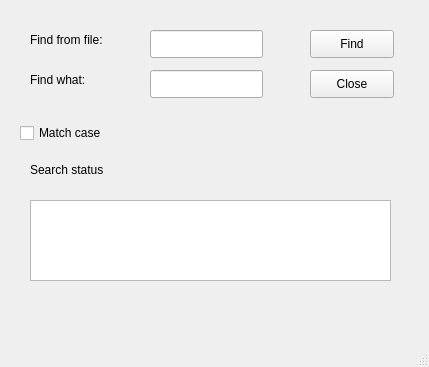
<?xml version="1.0" encoding="UTF-8"?>
<ui version="4.0">
 <class>MainWindow</class>
 <widget class="QMainWindow" name="MainWindow">
  <property name="geometry">
   <rect>
    <x>0</x>
    <y>0</y>
    <width>429</width>
    <height>367</height>
   </rect>
  </property>
  <property name="windowTitle">
   <string>MainWindow</string>
  </property>
  <widget class="QWidget" name="centralwidget">
   <widget class="QLabel" name="label">
    <property name="geometry">
     <rect>
      <x>30</x>
      <y>30</y>
      <width>101</width>
      <height>20</height>
     </rect>
    </property>
    <property name="text">
     <string>Find from file:</string>
    </property>
   </widget>
   <widget class="QLabel" name="label_2">
    <property name="geometry">
     <rect>
      <x>30</x>
      <y>70</y>
      <width>81</width>
      <height>20</height>
     </rect>
    </property>
    <property name="text">
     <string>Find what:</string>
    </property>
   </widget>
   <widget class="QLineEdit" name="fileLineEdit">
    <property name="geometry">
     <rect>
      <x>150</x>
      <y>30</y>
      <width>113</width>
      <height>28</height>
     </rect>
    </property>
   </widget>
   <widget class="QLineEdit" name="keyLineEdit">
    <property name="geometry">
     <rect>
      <x>150</x>
      <y>70</y>
      <width>113</width>
      <height>28</height>
     </rect>
    </property>
   </widget>
   <widget class="QPushButton" name="findPushButton">
    <property name="geometry">
     <rect>
      <x>310</x>
      <y>30</y>
      <width>84</width>
      <height>28</height>
     </rect>
    </property>
    <property name="text">
     <string>Find</string>
    </property>
   </widget>
   <widget class="QPushButton" name="closePushButton">
    <property name="geometry">
     <rect>
      <x>310</x>
      <y>70</y>
      <width>84</width>
      <height>28</height>
     </rect>
    </property>
    <property name="text">
     <string>Close</string>
    </property>
   </widget>
   <widget class="QCheckBox" name="matchCheckBox">
    <property name="geometry">
     <rect>
      <x>20</x>
      <y>120</y>
      <width>101</width>
      <height>26</height>
     </rect>
    </property>
    <property name="text">
     <string>Match case</string>
    </property>
   </widget>
   <widget class="QLabel" name="label_3">
    <property name="geometry">
     <rect>
      <x>30</x>
      <y>160</y>
      <width>101</width>
      <height>20</height>
     </rect>
    </property>
    <property name="text">
     <string>Search status</string>
    </property>
   </widget>
   <widget class="QTextBrowser" name="textBrowser">
    <property name="geometry">
     <rect>
      <x>30</x>
      <y>200</y>
      <width>361</width>
      <height>81</height>
     </rect>
    </property>
   </widget>
  </widget>
  <widget class="QMenuBar" name="menubar">
   <property name="geometry">
    <rect>
     <x>0</x>
     <y>0</y>
     <width>429</width>
     <height>25</height>
    </rect>
   </property>
  </widget>
  <widget class="QStatusBar" name="statusbar"/>
 </widget>
 <resources/>
 <connections>
  <connection>
   <sender>closePushButton</sender>
   <signal>clicked()</signal>
   <receiver>MainWindow</receiver>
   <slot>close()</slot>
   <hints>
    <hint type="sourcelabel">
     <x>351</x>
     <y>108</y>
    </hint>
    <hint type="destinationlabel">
     <x>214</x>
     <y>183</y>
    </hint>
   </hints>
  </connection>
 </connections>
</ui>
